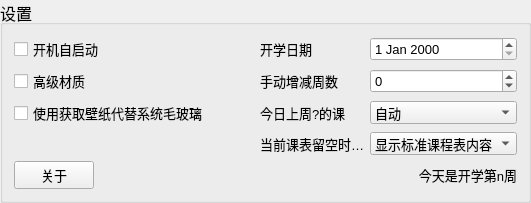
     <widget class="QGroupBox" name="groupBox_setting">
      <property name="font">
       <font>
        <pointsize>12</pointsize>
       </font>
      </property>
      <property name="title">
       <string>设置</string>
      </property>
      <layout class="QGridLayout" name="gridLayout" columnstretch="0,2,0,1,0">
       <item row="1" column="3">
        <widget class="QLabel" name="label">
         <property name="font">
          <font>
           <pointsize>10</pointsize>
          </font>
         </property>
         <property name="text">
          <string>手动增减周数</string>
         </property>
        </widget>
       </item>
       <item row="4" column="4">
        <widget class="QLabel" name="week">
         <property name="font">
          <font>
           <pointsize>10</pointsize>
          </font>
         </property>
         <property name="text">
          <string>今天是开学第n周</string>
         </property>
         <property name="alignment">
          <set>Qt::AlignRight|Qt::AlignTrailing|Qt::AlignVCenter</set>
         </property>
        </widget>
       </item>
       <item row="0" column="4">
        <widget class="QDateEdit" name="dateEdit">
         <property name="sizePolicy">
          <sizepolicy hsizetype="Preferred" vsizetype="Fixed">
           <horstretch>0</horstretch>
           <verstretch>0</verstretch>
          </sizepolicy>
         </property>
         <property name="font">
          <font>
           <pointsize>10</pointsize>
          </font>
         </property>
        </widget>
       </item>
       <item row="1" column="0">
        <widget class="QCheckBox" name="checkBox">
         <property name="font">
          <font>
           <pointsize>10</pointsize>
          </font>
         </property>
         <property name="text">
          <string>高级材质</string>
         </property>
        </widget>
       </item>
       <item row="4" column="0" colspan="3">
        <widget class="QPushButton" name="aboutButton">
         <property name="enabled">
          <bool>true</bool>
         </property>
         <property name="sizePolicy">
          <sizepolicy hsizetype="Fixed" vsizetype="Fixed">
           <horstretch>0</horstretch>
           <verstretch>0</verstretch>
          </sizepolicy>
         </property>
         <property name="baseSize">
          <size>
           <width>0</width>
           <height>0</height>
          </size>
         </property>
         <property name="font">
          <font>
           <pointsize>10</pointsize>
          </font>
         </property>
         <property name="text">
          <string>关于</string>
         </property>
        </widget>
       </item>
       <item row="0" column="3">
        <widget class="QLabel" name="label_2">
         <property name="font">
          <font>
           <pointsize>10</pointsize>
          </font>
         </property>
         <property name="text">
          <string>开学日期</string>
         </property>
        </widget>
       </item>
       <item row="2" column="4">
        <widget class="QComboBox" name="day">
         <property name="font">
          <font>
           <pointsize>10</pointsize>
          </font>
         </property>
         <item>
          <property name="text">
           <string>自动</string>
          </property>
         </item>
         <item>
          <property name="text">
           <string>1</string>
          </property>
         </item>
         <item>
          <property name="text">
           <string>2</string>
          </property>
         </item>
         <item>
          <property name="text">
           <string>3</string>
          </property>
         </item>
         <item>
          <property name="text">
           <string>4</string>
          </property>
         </item>
         <item>
          <property name="text">
           <string>5</string>
          </property>
         </item>
        </widget>
       </item>
       <item row="0" column="0">
        <widget class="QCheckBox" name="TurnOn">
         <property name="sizePolicy">
          <sizepolicy hsizetype="Preferred" vsizetype="Fixed">
           <horstretch>0</horstretch>
           <verstretch>0</verstretch>
          </sizepolicy>
         </property>
         <property name="font">
          <font>
           <pointsize>10</pointsize>
          </font>
         </property>
         <property name="text">
          <string>开机自启动</string>
         </property>
         <property name="tristate">
          <bool>false</bool>
         </property>
        </widget>
       </item>
       <item row="2" column="3">
        <widget class="QLabel" name="label_3">
         <property name="font">
          <font>
           <pointsize>10</pointsize>
          </font>
         </property>
         <property name="text">
          <string>今日上周?的课</string>
         </property>
        </widget>
       </item>
       <item row="2" column="0" colspan="2">
        <widget class="QCheckBox" name="checkBox_2">
         <property name="sizePolicy">
          <sizepolicy hsizetype="Preferred" vsizetype="Fixed">
           <horstretch>0</horstretch>
           <verstretch>0</verstretch>
          </sizepolicy>
         </property>
         <property name="font">
          <font>
           <pointsize>10</pointsize>
          </font>
         </property>
         <property name="text">
          <string>使用获取壁纸代替系统毛玻璃</string>
         </property>
        </widget>
       </item>
       <item row="1" column="2">
        <spacer name="horizontalSpacer">
         <property name="orientation">
          <enum>Qt::Horizontal</enum>
         </property>
         <property name="sizeType">
          <enum>QSizePolicy::Preferred</enum>
         </property>
         <property name="sizeHint" stdset="0">
          <size>
           <width>40</width>
           <height>20</height>
          </size>
         </property>
        </spacer>
       </item>
       <item row="1" column="4">
        <widget class="QSpinBox" name="spinBox">
         <property name="sizePolicy">
          <sizepolicy hsizetype="Preferred" vsizetype="Fixed">
           <horstretch>0</horstretch>
           <verstretch>0</verstretch>
          </sizepolicy>
         </property>
         <property name="font">
          <font>
           <pointsize>10</pointsize>
          </font>
         </property>
         <property name="minimum">
          <number>-10</number>
         </property>
         <property name="maximum">
          <number>10</number>
         </property>
        </widget>
       </item>
       <item row="3" column="4">
        <widget class="QComboBox" name="ifEmpty">
         <property name="font">
          <font>
           <pointsize>10</pointsize>
          </font>
         </property>
         <item>
          <property name="text">
           <string>显示标准课程表内容</string>
          </property>
         </item>
         <item>
          <property name="text">
           <string>显示空白</string>
          </property>
         </item>
         <item>
          <property name="text">
           <string>显示无课</string>
          </property>
         </item>
        </widget>
       </item>
       <item row="3" column="3">
        <widget class="QLabel" name="label_32">
         <property name="font">
          <font>
           <pointsize>10</pointsize>
          </font>
         </property>
         <property name="text">
          <string>当前课表留空时…</string>
         </property>
        </widget>
       </item>
      </layout>
     </widget>
